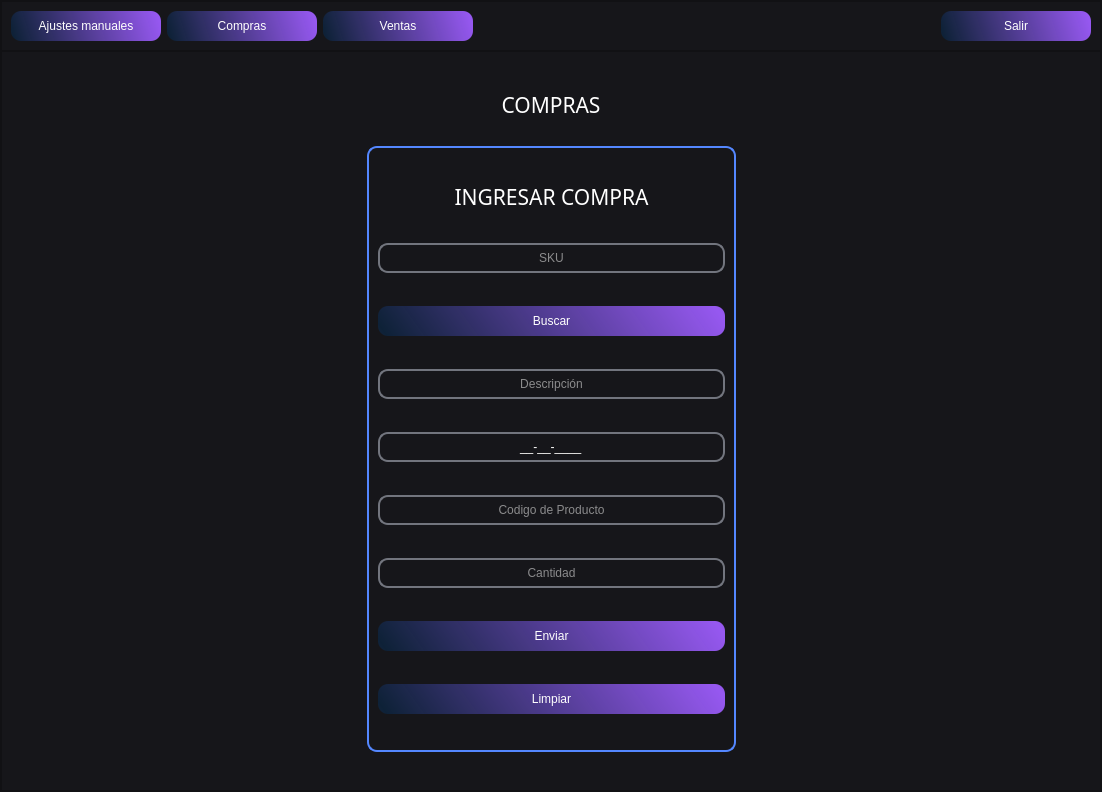
<?xml version="1.0" encoding="UTF-8"?>
<ui version="4.0">
 <class>MainWindow_producto</class>
 <widget class="QMainWindow" name="MainWindow_producto">
  <property name="geometry">
   <rect>
    <x>0</x>
    <y>0</y>
    <width>1102</width>
    <height>792</height>
   </rect>
  </property>
  <property name="windowTitle">
   <string>Menu Principal</string>
  </property>
  <widget class="QWidget" name="centralwidget">
   <layout class="QVBoxLayout" name="verticalLayout_3">
    <property name="spacing">
     <number>0</number>
    </property>
    <property name="leftMargin">
     <number>0</number>
    </property>
    <property name="topMargin">
     <number>0</number>
    </property>
    <property name="rightMargin">
     <number>0</number>
    </property>
    <property name="bottomMargin">
     <number>0</number>
    </property>
    <item>
     <widget class="QFrame" name="frame_fondo">
      <property name="styleSheet">
       <string notr="true">background-color: rgb(22, 22, 26);</string>
      </property>
      <property name="frameShape">
       <enum>QFrame::StyledPanel</enum>
      </property>
      <property name="frameShadow">
       <enum>QFrame::Raised</enum>
      </property>
      <layout class="QVBoxLayout" name="verticalLayout_2">
       <property name="spacing">
        <number>0</number>
       </property>
       <property name="leftMargin">
        <number>0</number>
       </property>
       <property name="topMargin">
        <number>0</number>
       </property>
       <property name="rightMargin">
        <number>0</number>
       </property>
       <property name="bottomMargin">
        <number>0</number>
       </property>
       <item>
        <widget class="QFrame" name="frame_superior">
         <property name="maximumSize">
          <size>
           <width>16777215</width>
           <height>70</height>
          </size>
         </property>
         <property name="styleSheet">
          <string notr="true">

QPushButton{
background-color: qlineargradient(spread:reflect, x1:0, y1:0.562273, x2:1, y2:0.5, stop:0 rgba(11, 38, 67, 184), stop: 1 rgba(150, 88, 240, 255));
border-radius: 10px;
font: 12pt &quot;Sans Serif&quot;;
color: rgb(255, 255, 254); }

QPushButton:hover{
background-color: qlineargradient(spread:reflect, x1:0, y1:0.562273, x2:0.949, y2:0.545455, stop: 0 rgba(11, 38, 67, 184), stop:1 rgba(88, 240, 171, 255));
border-radius:10px;
font: 12pt &quot;Sans Serif&quot;;
color: rgb(255, 255, 254);
}</string>
         </property>
         <property name="frameShape">
          <enum>QFrame::StyledPanel</enum>
         </property>
         <property name="frameShadow">
          <enum>QFrame::Raised</enum>
         </property>
         <layout class="QHBoxLayout" name="horizontalLayout">
          <item>
           <widget class="QPushButton" name="pushButton_ajustesmanuales">
            <property name="minimumSize">
             <size>
              <width>150</width>
              <height>30</height>
             </size>
            </property>
            <property name="text">
             <string>Ajustes manuales</string>
            </property>
           </widget>
          </item>
          <item>
           <widget class="QPushButton" name="pushButton_ingresarcompras">
            <property name="minimumSize">
             <size>
              <width>150</width>
              <height>30</height>
             </size>
            </property>
            <property name="text">
             <string>Compras</string>
            </property>
           </widget>
          </item>
          <item>
           <widget class="QPushButton" name="pushButton_ingresarventa">
            <property name="minimumSize">
             <size>
              <width>150</width>
              <height>30</height>
             </size>
            </property>
            <property name="text">
             <string>Ventas</string>
            </property>
           </widget>
          </item>
          <item>
           <spacer name="horizontalSpacer">
            <property name="orientation">
             <enum>Qt::Horizontal</enum>
            </property>
            <property name="sizeHint" stdset="0">
             <size>
              <width>207</width>
              <height>20</height>
             </size>
            </property>
           </spacer>
          </item>
          <item>
           <widget class="QPushButton" name="pushButton_salir_menu">
            <property name="minimumSize">
             <size>
              <width>150</width>
              <height>30</height>
             </size>
            </property>
            <property name="styleSheet">
             <string notr="true">QPushButton:hover{
background-color: qlineargradient(spread:pad, x1:0, y1:0, x2:1, y2:0, stop:0 rgba(0, 0, 0, 255), stop:0.727273 rgba(142, 19, 16, 255));
border-radius:10px;
font: 12pt &quot;Sans Serif&quot;;
color: rgb(255, 255, 254);
}</string>
            </property>
            <property name="text">
             <string>Salir</string>
            </property>
           </widget>
          </item>
         </layout>
        </widget>
       </item>
       <item>
        <widget class="QFrame" name="frame_inferior">
         <property name="styleSheet">
          <string notr="true">

QLabel {
background-color: #000000ff;
}

QTableWidget{
background-color: rgb(255, 255, 255);
	color: rgb(0, 0, 0);
	gridline-color: rgb(206, 0, 55);
font-size: 12px;
color: #000000;
}

QHeaderView::section {

background-color: rgb(0, 206, 151);

border: 1px solid rgb(0, 0, 0);

font-size: 12pt;

}

I

QTableWidget QTableCornerButton::section {

background-color: rgb(0, 0, 0);

border: 1px solid rgb(0, 206, 151);

}</string>
         </property>
         <property name="frameShape">
          <enum>QFrame::StyledPanel</enum>
         </property>
         <property name="frameShadow">
          <enum>QFrame::Raised</enum>
         </property>
         <layout class="QVBoxLayout" name="verticalLayout">
          <item>
           <widget class="QStackedWidget" name="stackedWidget">
            <property name="minimumSize">
             <size>
              <width>1080</width>
              <height>720</height>
             </size>
            </property>
            <property name="styleSheet">
             <string notr="true"/>
            </property>
            <property name="currentIndex">
             <number>1</number>
            </property>
            <widget class="QWidget" name="page_ajuste_manual">
             <property name="minimumSize">
              <size>
               <width>1080</width>
               <height>720</height>
              </size>
             </property>
             <layout class="QGridLayout" name="gridLayout">
              <item row="1" column="1" rowspan="2" colspan="2">
               <widget class="QFrame" name="frame_busquedadeusuarios_4">
                <property name="minimumSize">
                 <size>
                  <width>369</width>
                  <height>606</height>
                 </size>
                </property>
                <property name="maximumSize">
                 <size>
                  <width>369</width>
                  <height>1000</height>
                 </size>
                </property>
                <property name="styleSheet">
                 <string notr="true">QLineEdit{
background-color: rgb(22, 22, 26);
border-radius: 10px;
font: 12pt &quot;SansSerif&quot;;
color: rgb(255, 255, 254);
border: 2px solid rgb(114, 117, 126);}

QLineEdit:hover{
background-color: rgb(22, 22, 26);
border-radius: 10px;
font: 12pt &quot;Sans Serif&quot;;
border: 2px solid rgb(44, 182, 125); }

QLineEdit:focus {
background-color: rgb(1, 1, 1);
border-radius:10px;
font: 12pt &quot;Sans Serif&quot;;
border: 2px solid rgb(127, 90, 240);
}

QPushButton{
background-color: qlineargradient(spread:reflect, x1:0, y1:0.562273, x2:1, y2:0.5, stop:0 rgba(11, 38, 67, 184), stop: 1 rgba(150, 88, 240, 255));
border-radius: 10px;
font: 12pt &quot;Sans Serif&quot;;
color: rgb(255, 255, 254); }

QPushButton:hover{
background-color: qlineargradient(spread:reflect, x1:0, y1:0.562273, x2:0.949, y2:0.545455, stop: 0 rgba(11, 38, 67, 184), stop:1 rgba(88, 240, 171, 255));
border-radius:10px;
font: 12pt &quot;Sans Serif&quot;;
color: rgb(255, 255, 254);
}

QComboBox{
background-color: rgb(22, 22, 26);
border-radius: 10px;
font: 12pt &quot;SansSerif&quot;;
color: rgb(255, 255, 254);
border: 2px solid rgb(114, 117, 126);}

QComboBox:hover{
background-color: rgb(22, 22, 26);
border-radius: 10px;
font: 12pt &quot;Sans Serif&quot;;
border: 2px solid rgb(44, 182, 125); }

QFrame{
border-radius: 10px;
border: 2px solid rgb(84, 135, 255)
}




</string>
                </property>
                <property name="frameShape">
                 <enum>QFrame::StyledPanel</enum>
                </property>
                <property name="frameShadow">
                 <enum>QFrame::Raised</enum>
                </property>
                <layout class="QGridLayout" name="gridLayout_2">
                 <item row="3" column="0">
                  <widget class="QFrame" name="frame_imagen_producto">
                   <property name="minimumSize">
                    <size>
                     <width>347</width>
                     <height>300</height>
                    </size>
                   </property>
                   <property name="maximumSize">
                    <size>
                     <width>16777215</width>
                     <height>16777215</height>
                    </size>
                   </property>
                   <property name="whatsThis">
                    <string>&lt;html&gt;&lt;head/&gt;&lt;body&gt;&lt;p&gt;&lt;img src=&quot;:/Producto/sticker-png-delivery-icon-product-icon.png&quot;/&gt;&lt;/p&gt;&lt;/body&gt;&lt;/html&gt;</string>
                   </property>
                   <property name="styleSheet">
                    <string notr="true">border-image: url(:/Producto/sticker-png-delivery-icon-product-icon.png);
background-color: rgb(255, 255, 255);</string>
                   </property>
                   <property name="frameShape">
                    <enum>QFrame::StyledPanel</enum>
                   </property>
                   <property name="frameShadow">
                    <enum>QFrame::Raised</enum>
                   </property>
                  </widget>
                 </item>
                 <item row="4" column="0">
                  <spacer name="verticalSpacer_6">
                   <property name="orientation">
                    <enum>Qt::Vertical</enum>
                   </property>
                   <property name="sizeHint" stdset="0">
                    <size>
                     <width>20</width>
                     <height>40</height>
                    </size>
                   </property>
                  </spacer>
                 </item>
                 <item row="1" column="0">
                  <layout class="QHBoxLayout" name="horizontalLayout_14">
                   <item>
                    <spacer name="horizontalSpacer_18">
                     <property name="orientation">
                      <enum>Qt::Horizontal</enum>
                     </property>
                     <property name="sizeHint" stdset="0">
                      <size>
                       <width>40</width>
                       <height>20</height>
                      </size>
                     </property>
                    </spacer>
                   </item>
                   <item>
                    <widget class="QLabel" name="label_actualizar_cantd">
                     <property name="font">
                      <font>
                       <family>Impact</family>
                       <pointsize>16</pointsize>
                      </font>
                     </property>
                     <property name="styleSheet">
                      <string notr="true">color: rgb(255, 255, 255);

border-radius: 0px;

border:0px;</string>
                     </property>
                     <property name="text">
                      <string>AJUSTE MANUAL DE PRODUCTOS</string>
                     </property>
                     <property name="alignment">
                      <set>Qt::AlignCenter</set>
                     </property>
                    </widget>
                   </item>
                   <item>
                    <spacer name="horizontalSpacer_19">
                     <property name="orientation">
                      <enum>Qt::Horizontal</enum>
                     </property>
                     <property name="sizeHint" stdset="0">
                      <size>
                       <width>40</width>
                       <height>20</height>
                      </size>
                     </property>
                    </spacer>
                   </item>
                  </layout>
                 </item>
                 <item row="8" column="0">
                  <widget class="QLineEdit" name="lineEdit_descrip_prod">
                   <property name="minimumSize">
                    <size>
                     <width>0</width>
                     <height>30</height>
                    </size>
                   </property>
                   <property name="alignment">
                    <set>Qt::AlignCenter</set>
                   </property>
                   <property name="placeholderText">
                    <string>Descripción</string>
                   </property>
                  </widget>
                 </item>
                 <item row="9" column="0">
                  <widget class="QLineEdit" name="lineEdit_cant_prod">
                   <property name="minimumSize">
                    <size>
                     <width>0</width>
                     <height>30</height>
                    </size>
                   </property>
                   <property name="alignment">
                    <set>Qt::AlignCenter</set>
                   </property>
                   <property name="placeholderText">
                    <string>Cantidad</string>
                   </property>
                  </widget>
                 </item>
                 <item row="5" column="0">
                  <widget class="QLineEdit" name="lineEdit_sku_buscar">
                   <property name="minimumSize">
                    <size>
                     <width>200</width>
                     <height>30</height>
                    </size>
                   </property>
                   <property name="alignment">
                    <set>Qt::AlignCenter</set>
                   </property>
                   <property name="placeholderText">
                    <string>SKU</string>
                   </property>
                  </widget>
                 </item>
                 <item row="10" column="0">
                  <widget class="QPushButton" name="pushButton_actualizar_cant">
                   <property name="minimumSize">
                    <size>
                     <width>130</width>
                     <height>30</height>
                    </size>
                   </property>
                   <property name="text">
                    <string>Actualizar</string>
                   </property>
                  </widget>
                 </item>
                 <item row="6" column="0">
                  <widget class="QPushButton" name="pushButton_buscar_sku">
                   <property name="minimumSize">
                    <size>
                     <width>130</width>
                     <height>30</height>
                    </size>
                   </property>
                   <property name="text">
                    <string>Buscar</string>
                   </property>
                  </widget>
                 </item>
                 <item row="7" column="0">
                  <spacer name="verticalSpacer_3">
                   <property name="orientation">
                    <enum>Qt::Vertical</enum>
                   </property>
                   <property name="sizeHint" stdset="0">
                    <size>
                     <width>20</width>
                     <height>40</height>
                    </size>
                   </property>
                  </spacer>
                 </item>
                 <item row="2" column="0">
                  <spacer name="verticalSpacer_2">
                   <property name="orientation">
                    <enum>Qt::Vertical</enum>
                   </property>
                   <property name="sizeHint" stdset="0">
                    <size>
                     <width>20</width>
                     <height>40</height>
                    </size>
                   </property>
                  </spacer>
                 </item>
                 <item row="0" column="0">
                  <spacer name="verticalSpacer">
                   <property name="orientation">
                    <enum>Qt::Vertical</enum>
                   </property>
                   <property name="sizeHint" stdset="0">
                    <size>
                     <width>20</width>
                     <height>40</height>
                    </size>
                   </property>
                  </spacer>
                 </item>
                </layout>
               </widget>
              </item>
              <item row="1" column="3">
               <spacer name="horizontalSpacer_3">
                <property name="orientation">
                 <enum>Qt::Horizontal</enum>
                </property>
                <property name="sizeHint" stdset="0">
                 <size>
                  <width>337</width>
                  <height>20</height>
                 </size>
                </property>
               </spacer>
              </item>
              <item row="0" column="0" colspan="5">
               <widget class="QLabel" name="label_stock">
                <property name="minimumSize">
                 <size>
                  <width>0</width>
                  <height>42</height>
                 </size>
                </property>
                <property name="font">
                 <font>
                  <family>Impact</family>
                  <pointsize>16</pointsize>
                 </font>
                </property>
                <property name="styleSheet">
                 <string notr="true">color: rgb(255, 255, 255);</string>
                </property>
                <property name="text">
                 <string>AJUSTE MANUAL</string>
                </property>
                <property name="alignment">
                 <set>Qt::AlignCenter</set>
                </property>
               </widget>
              </item>
              <item row="1" column="0">
               <spacer name="horizontalSpacer_2">
                <property name="orientation">
                 <enum>Qt::Horizontal</enum>
                </property>
                <property name="sizeHint" stdset="0">
                 <size>
                  <width>335</width>
                  <height>20</height>
                 </size>
                </property>
               </spacer>
              </item>
              <item row="3" column="0" colspan="4">
               <layout class="QHBoxLayout" name="horizontalLayout_13">
                <item>
                 <spacer name="horizontalSpacer_17">
                  <property name="orientation">
                   <enum>Qt::Horizontal</enum>
                  </property>
                  <property name="sizeHint" stdset="0">
                   <size>
                    <width>40</width>
                    <height>20</height>
                   </size>
                  </property>
                 </spacer>
                </item>
               </layout>
              </item>
             </layout>
            </widget>
            <widget class="QWidget" name="page_compras">
             <property name="styleSheet">
              <string notr="true"/>
             </property>
             <layout class="QGridLayout" name="gridLayout_4">
              <item row="1" column="0">
               <spacer name="horizontalSpacer_6">
                <property name="orientation">
                 <enum>Qt::Horizontal</enum>
                </property>
                <property name="sizeHint" stdset="0">
                 <size>
                  <width>338</width>
                  <height>20</height>
                 </size>
                </property>
               </spacer>
              </item>
              <item row="2" column="2">
               <spacer name="horizontalSpacer_7">
                <property name="orientation">
                 <enum>Qt::Horizontal</enum>
                </property>
                <property name="sizeHint" stdset="0">
                 <size>
                  <width>337</width>
                  <height>20</height>
                 </size>
                </property>
               </spacer>
              </item>
              <item row="1" column="1" rowspan="3">
               <widget class="QFrame" name="frame_busquedadeusuarios_6">
                <property name="minimumSize">
                 <size>
                  <width>369</width>
                  <height>606</height>
                 </size>
                </property>
                <property name="maximumSize">
                 <size>
                  <width>369</width>
                  <height>670</height>
                 </size>
                </property>
                <property name="styleSheet">
                 <string notr="true">QLineEdit{
background-color: rgb(22, 22, 26);
border-radius: 10px;
font: 12pt &quot;SansSerif&quot;;
color: rgb(255, 255, 254);
border: 2px solid rgb(114, 117, 126);}

QLineEdit:hover{
background-color: rgb(22, 22, 26);
border-radius: 10px;
font: 12pt &quot;Sans Serif&quot;;
border: 2px solid rgb(44, 182, 125); }

QLineEdit:focus {
background-color: rgb(1, 1, 1);
border-radius:10px;
font: 12pt &quot;Sans Serif&quot;;
border: 2px solid rgb(127, 90, 240);
}

QPushButton{
background-color: qlineargradient(spread:reflect, x1:0, y1:0.562273, x2:1, y2:0.5, stop:0 rgba(11, 38, 67, 184), stop: 1 rgba(150, 88, 240, 255));
border-radius: 10px;
font: 12pt &quot;Sans Serif&quot;;
color: rgb(255, 255, 254); }

QPushButton:hover{
background-color: qlineargradient(spread:reflect, x1:0, y1:0.562273, x2:0.949, y2:0.545455, stop: 0 rgba(11, 38, 67, 184), stop:1 rgba(88, 240, 171, 255));
border-radius:10px;
font: 12pt &quot;Sans Serif&quot;;
color: rgb(255, 255, 254);
}

QComboBox{
background-color: rgb(22, 22, 26);
border-radius: 10px;
font: 12pt &quot;SansSerif&quot;;
color: rgb(255, 255, 254);
border: 2px solid rgb(114, 117, 126);}

QComboBox:hover{
background-color: rgb(22, 22, 26);
border-radius: 10px;
font: 12pt &quot;Sans Serif&quot;;
border: 2px solid rgb(44, 182, 125); }

QFrame{
border-radius: 10px;
border: 2px solid rgb(84, 135, 255)
}




</string>
                </property>
                <property name="frameShape">
                 <enum>QFrame::StyledPanel</enum>
                </property>
                <property name="frameShadow">
                 <enum>QFrame::Raised</enum>
                </property>
                <layout class="QVBoxLayout" name="verticalLayout_5">
                 <item>
                  <widget class="QLabel" name="label_ingresarcompra">
                   <property name="maximumSize">
                    <size>
                     <width>16777215</width>
                     <height>26</height>
                    </size>
                   </property>
                   <property name="font">
                    <font>
                     <family>Impact</family>
                     <pointsize>16</pointsize>
                    </font>
                   </property>
                   <property name="styleSheet">
                    <string notr="true">color: rgb(255, 255, 255);

border-radius: 0px;

border:0px;</string>
                   </property>
                   <property name="text">
                    <string>INGRESAR COMPRA</string>
                   </property>
                   <property name="alignment">
                    <set>Qt::AlignCenter</set>
                   </property>
                  </widget>
                 </item>
                 <item>
                  <widget class="QLineEdit" name="lineEdit_sku_ingresarcompra">
                   <property name="minimumSize">
                    <size>
                     <width>200</width>
                     <height>30</height>
                    </size>
                   </property>
                   <property name="alignment">
                    <set>Qt::AlignCenter</set>
                   </property>
                   <property name="placeholderText">
                    <string>SKU</string>
                   </property>
                  </widget>
                 </item>
                 <item>
                  <widget class="QPushButton" name="pushButton_buscar_ingresarcompra">
                   <property name="minimumSize">
                    <size>
                     <width>130</width>
                     <height>30</height>
                    </size>
                   </property>
                   <property name="text">
                    <string>Buscar</string>
                   </property>
                  </widget>
                 </item>
                 <item>
                  <widget class="QLineEdit" name="lineEdit_descripicion_ingresarcompra">
                   <property name="minimumSize">
                    <size>
                     <width>0</width>
                     <height>30</height>
                    </size>
                   </property>
                   <property name="alignment">
                    <set>Qt::AlignCenter</set>
                   </property>
                   <property name="placeholderText">
                    <string>Descripción</string>
                   </property>
                  </widget>
                 </item>
                 <item>
                  <widget class="QLineEdit" name="lineEdit_fecha_ingresarcompra">
                   <property name="minimumSize">
                    <size>
                     <width>200</width>
                     <height>30</height>
                    </size>
                   </property>
                   <property name="inputMask">
                    <string>99-99-9999;_</string>
                   </property>
                   <property name="text">
                    <string comment="DD/MM/AA" extracomment="DD/MM/AA">--</string>
                   </property>
                   <property name="maxLength">
                    <number>10</number>
                   </property>
                   <property name="frame">
                    <bool>true</bool>
                   </property>
                   <property name="cursorPosition">
                    <number>0</number>
                   </property>
                   <property name="alignment">
                    <set>Qt::AlignCenter</set>
                   </property>
                   <property name="placeholderText">
                    <string comment="DD/MM/AA" extracomment="DD/MM/AA">DD/MM/AA</string>
                   </property>
                   <property name="cursorMoveStyle">
                    <enum>Qt::LogicalMoveStyle</enum>
                   </property>
                  </widget>
                 </item>
                 <item>
                  <widget class="QLineEdit" name="lineEdit_cod_ingresarcompra">
                   <property name="minimumSize">
                    <size>
                     <width>0</width>
                     <height>30</height>
                    </size>
                   </property>
                   <property name="alignment">
                    <set>Qt::AlignCenter</set>
                   </property>
                   <property name="placeholderText">
                    <string>Codigo de Producto</string>
                   </property>
                  </widget>
                 </item>
                 <item>
                  <widget class="QLineEdit" name="lineEdit_cant_ingresarcompra">
                   <property name="minimumSize">
                    <size>
                     <width>0</width>
                     <height>30</height>
                    </size>
                   </property>
                   <property name="alignment">
                    <set>Qt::AlignCenter</set>
                   </property>
                   <property name="placeholderText">
                    <string>Cantidad</string>
                   </property>
                  </widget>
                 </item>
                 <item>
                  <widget class="QPushButton" name="pushButton_enviar_compra">
                   <property name="minimumSize">
                    <size>
                     <width>130</width>
                     <height>30</height>
                    </size>
                   </property>
                   <property name="text">
                    <string>Enviar</string>
                   </property>
                  </widget>
                 </item>
                 <item>
                  <widget class="QPushButton" name="pushButton_limpiar_campos_compras">
                   <property name="minimumSize">
                    <size>
                     <width>130</width>
                     <height>30</height>
                    </size>
                   </property>
                   <property name="styleSheet">
                    <string notr="true">QPushButton:hover{
background-color: qlineargradient(spread:pad, x1:0, y1:0, x2:1, y2:0, stop:0 rgba(0, 0, 0, 255), stop:0.727273 rgba(142, 19, 16, 255));
border-radius:10px;
font: 12pt &quot;Sans Serif&quot;;
color: rgb(255, 255, 254);
}</string>
                   </property>
                   <property name="text">
                    <string>Limpiar</string>
                   </property>
                  </widget>
                 </item>
                </layout>
               </widget>
              </item>
              <item row="0" column="0" colspan="3">
               <widget class="QLabel" name="label_stock_danados">
                <property name="font">
                 <font>
                  <family>Impact</family>
                  <pointsize>16</pointsize>
                 </font>
                </property>
                <property name="styleSheet">
                 <string notr="true">color: rgb(255, 255, 255);</string>
                </property>
                <property name="text">
                 <string>COMPRAS</string>
                </property>
                <property name="alignment">
                 <set>Qt::AlignCenter</set>
                </property>
               </widget>
              </item>
              <item row="4" column="0" colspan="3">
               <layout class="QHBoxLayout" name="horizontalLayout_10">
                <item>
                 <spacer name="horizontalSpacer_14">
                  <property name="orientation">
                   <enum>Qt::Horizontal</enum>
                  </property>
                  <property name="sizeHint" stdset="0">
                   <size>
                    <width>40</width>
                    <height>20</height>
                   </size>
                  </property>
                 </spacer>
                </item>
               </layout>
              </item>
             </layout>
            </widget>
            <widget class="QWidget" name="page_ventas">
             <property name="styleSheet">
              <string notr="true"/>
             </property>
             <layout class="QGridLayout" name="gridLayout_3">
              <item row="1" column="0">
               <spacer name="horizontalSpacer_4">
                <property name="orientation">
                 <enum>Qt::Horizontal</enum>
                </property>
                <property name="sizeHint" stdset="0">
                 <size>
                  <width>338</width>
                  <height>20</height>
                 </size>
                </property>
               </spacer>
              </item>
              <item row="1" column="1" rowspan="2">
               <widget class="QFrame" name="frame_busquedadeusuarios_5">
                <property name="minimumSize">
                 <size>
                  <width>369</width>
                  <height>606</height>
                 </size>
                </property>
                <property name="maximumSize">
                 <size>
                  <width>369</width>
                  <height>670</height>
                 </size>
                </property>
                <property name="styleSheet">
                 <string notr="true">QLineEdit{
background-color: rgb(22, 22, 26);
border-radius: 10px;
font: 12pt &quot;SansSerif&quot;;
color: rgb(255, 255, 254);
border: 2px solid rgb(114, 117, 126);}

QLineEdit:hover{
background-color: rgb(22, 22, 26);
border-radius: 10px;
font: 12pt &quot;Sans Serif&quot;;
border: 2px solid rgb(44, 182, 125); }

QLineEdit:focus {
background-color: rgb(1, 1, 1);
border-radius:10px;
font: 12pt &quot;Sans Serif&quot;;
border: 2px solid rgb(127, 90, 240);
}

QPushButton{
background-color: qlineargradient(spread:reflect, x1:0, y1:0.562273, x2:1, y2:0.5, stop:0 rgba(11, 38, 67, 184), stop: 1 rgba(150, 88, 240, 255));
border-radius: 10px;
font: 12pt &quot;Sans Serif&quot;;
color: rgb(255, 255, 254); }

QPushButton:hover{
background-color: qlineargradient(spread:reflect, x1:0, y1:0.562273, x2:0.949, y2:0.545455, stop: 0 rgba(11, 38, 67, 184), stop:1 rgba(88, 240, 171, 255));
border-radius:10px;
font: 12pt &quot;Sans Serif&quot;;
color: rgb(255, 255, 254);
}

QComboBox{
background-color: rgb(22, 22, 26);
border-radius: 10px;
font: 12pt &quot;SansSerif&quot;;
color: rgb(255, 255, 254);
border: 2px solid rgb(114, 117, 126);}

QComboBox:hover{
background-color: rgb(22, 22, 26);
border-radius: 10px;
font: 12pt &quot;Sans Serif&quot;;
border: 2px solid rgb(44, 182, 125); }

QFrame{
border-radius: 10px;
border: 2px solid rgb(84, 135, 255)
}




</string>
                </property>
                <property name="frameShape">
                 <enum>QFrame::StyledPanel</enum>
                </property>
                <property name="frameShadow">
                 <enum>QFrame::Raised</enum>
                </property>
                <layout class="QVBoxLayout" name="verticalLayout_4">
                 <item>
                  <widget class="QLabel" name="label_ingresarventa">
                   <property name="maximumSize">
                    <size>
                     <width>16777215</width>
                     <height>26</height>
                    </size>
                   </property>
                   <property name="font">
                    <font>
                     <family>Impact</family>
                     <pointsize>16</pointsize>
                    </font>
                   </property>
                   <property name="styleSheet">
                    <string notr="true">color: rgb(255, 255, 255);

border-radius: 0px;

border:0px;</string>
                   </property>
                   <property name="text">
                    <string>INGRESAR VENTA</string>
                   </property>
                   <property name="alignment">
                    <set>Qt::AlignCenter</set>
                   </property>
                  </widget>
                 </item>
                 <item>
                  <widget class="QLineEdit" name="lineEdit_sku_ingresarventa">
                   <property name="minimumSize">
                    <size>
                     <width>200</width>
                     <height>30</height>
                    </size>
                   </property>
                   <property name="alignment">
                    <set>Qt::AlignCenter</set>
                   </property>
                   <property name="placeholderText">
                    <string>SKU</string>
                   </property>
                  </widget>
                 </item>
                 <item>
                  <widget class="QPushButton" name="pushButton_buscar_ingresarventa">
                   <property name="minimumSize">
                    <size>
                     <width>130</width>
                     <height>30</height>
                    </size>
                   </property>
                   <property name="text">
                    <string>Buscar</string>
                   </property>
                  </widget>
                 </item>
                 <item>
                  <widget class="QLineEdit" name="lineEdit_descripicion_ingresarventa">
                   <property name="minimumSize">
                    <size>
                     <width>0</width>
                     <height>30</height>
                    </size>
                   </property>
                   <property name="alignment">
                    <set>Qt::AlignCenter</set>
                   </property>
                   <property name="placeholderText">
                    <string>Descripción</string>
                   </property>
                  </widget>
                 </item>
                 <item>
                  <widget class="QLineEdit" name="lineEdit_fecha_ingresarventa">
                   <property name="minimumSize">
                    <size>
                     <width>200</width>
                     <height>30</height>
                    </size>
                   </property>
                   <property name="inputMask">
                    <string>99-99-9999;_</string>
                   </property>
                   <property name="text">
                    <string comment="DD/MM/AA" extracomment="DD/MM/AA">--</string>
                   </property>
                   <property name="maxLength">
                    <number>10</number>
                   </property>
                   <property name="frame">
                    <bool>true</bool>
                   </property>
                   <property name="cursorPosition">
                    <number>0</number>
                   </property>
                   <property name="alignment">
                    <set>Qt::AlignCenter</set>
                   </property>
                   <property name="placeholderText">
                    <string comment="DD/MM/AA" extracomment="DD/MM/AA">DD/MM/AA</string>
                   </property>
                   <property name="cursorMoveStyle">
                    <enum>Qt::LogicalMoveStyle</enum>
                   </property>
                  </widget>
                 </item>
                 <item>
                  <widget class="QLineEdit" name="lineEdit_cod_ingresarventa">
                   <property name="minimumSize">
                    <size>
                     <width>0</width>
                     <height>30</height>
                    </size>
                   </property>
                   <property name="alignment">
                    <set>Qt::AlignCenter</set>
                   </property>
                   <property name="placeholderText">
                    <string>Codigo de Producto</string>
                   </property>
                  </widget>
                 </item>
                 <item>
                  <widget class="QLineEdit" name="lineEdit_cant_ingresarventa">
                   <property name="minimumSize">
                    <size>
                     <width>0</width>
                     <height>30</height>
                    </size>
                   </property>
                   <property name="alignment">
                    <set>Qt::AlignCenter</set>
                   </property>
                   <property name="placeholderText">
                    <string>Cantidad</string>
                   </property>
                  </widget>
                 </item>
                 <item>
                  <widget class="QPushButton" name="pushButton_enviar">
                   <property name="minimumSize">
                    <size>
                     <width>130</width>
                     <height>30</height>
                    </size>
                   </property>
                   <property name="text">
                    <string>Enviar</string>
                   </property>
                  </widget>
                 </item>
                 <item>
                  <widget class="QPushButton" name="pushButton_limpiar">
                   <property name="minimumSize">
                    <size>
                     <width>130</width>
                     <height>30</height>
                    </size>
                   </property>
                   <property name="styleSheet">
                    <string notr="true">QPushButton:hover{
background-color: qlineargradient(spread:pad, x1:0, y1:0, x2:1, y2:0, stop:0 rgba(0, 0, 0, 255), stop:0.727273 rgba(142, 19, 16, 255));
border-radius:10px;
font: 12pt &quot;Sans Serif&quot;;
color: rgb(255, 255, 254);
}</string>
                   </property>
                   <property name="text">
                    <string>Limpiar</string>
                   </property>
                  </widget>
                 </item>
                </layout>
               </widget>
              </item>
              <item row="2" column="2">
               <spacer name="horizontalSpacer_5">
                <property name="orientation">
                 <enum>Qt::Horizontal</enum>
                </property>
                <property name="sizeHint" stdset="0">
                 <size>
                  <width>337</width>
                  <height>20</height>
                 </size>
                </property>
               </spacer>
              </item>
              <item row="0" column="0" colspan="3">
               <widget class="QLabel" name="label_stock_vencidos">
                <property name="font">
                 <font>
                  <family>Impact</family>
                  <pointsize>16</pointsize>
                 </font>
                </property>
                <property name="styleSheet">
                 <string notr="true">color: rgb(255, 255, 255);</string>
                </property>
                <property name="text">
                 <string>VENTAS</string>
                </property>
                <property name="alignment">
                 <set>Qt::AlignCenter</set>
                </property>
               </widget>
              </item>
              <item row="3" column="0" colspan="3">
               <layout class="QHBoxLayout" name="horizontalLayout_11">
                <item>
                 <spacer name="horizontalSpacer_15">
                  <property name="orientation">
                   <enum>Qt::Horizontal</enum>
                  </property>
                  <property name="sizeHint" stdset="0">
                   <size>
                    <width>40</width>
                    <height>20</height>
                   </size>
                  </property>
                 </spacer>
                </item>
               </layout>
              </item>
             </layout>
            </widget>
           </widget>
          </item>
         </layout>
        </widget>
       </item>
      </layout>
     </widget>
    </item>
   </layout>
  </widget>
 </widget>
 <resources/>
 <connections/>
</ui>
